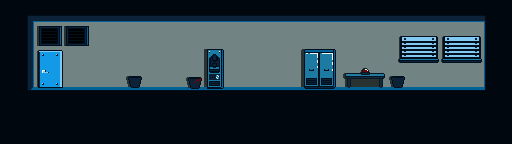

This is a level from a 2D game, rendered from its Tiled map with the project's own tilesets. A one-line summary and the complete map file follow:
An orthogonal 32x9 tile map with 16x16 px tiles, 1 tile layer (ignored) and 25 objects (3x Custom(Solid), 2x Custom(Dustbin), 2x Custom(TableBg), Custom(Scene3Bg), Custom(TableBossShadow), ...).

<map version="1.4" tiledversion="1.4.2" orientation="orthogonal" renderorder="right-down" width="32" height="9" tilewidth="16" tileheight="16" infinite="0" nextlayerid="14" nextobjectid="41">
 <editorsettings>
  <export target="../../resources/levels/scene_3.json" format="ld47-export" />
 </editorsettings>
 <tileset firstgid="1" source="../tsx/scene_3_bg.tsx" />
 <layer id="1" name="ignored" width="32" height="9" locked="1">
  <properties>
   <property name="_ignore" type="bool" value="true" />
  </properties>
  <data encoding="csv">
1,2,3,4,5,6,7,8,9,10,11,12,13,14,15,16,17,18,19,20,21,22,23,24,25,26,27,28,29,30,31,32,
33,34,35,36,37,38,39,40,41,42,43,44,45,46,47,48,49,50,51,52,53,54,55,56,57,58,59,60,61,62,63,64,
65,66,67,68,69,70,71,72,73,74,75,76,77,78,79,80,81,82,83,84,85,86,87,88,89,90,91,92,93,94,95,96,
97,98,99,100,101,102,103,104,105,106,107,108,109,110,111,112,113,114,115,116,117,118,119,120,121,122,123,124,125,126,127,128,
129,130,131,132,133,134,135,136,137,138,139,140,141,142,143,144,145,146,147,148,149,150,151,152,153,154,155,156,157,158,159,160,
161,162,163,164,165,166,167,168,169,170,171,172,173,174,175,176,177,178,179,180,181,182,183,184,185,186,187,188,189,190,191,192,
193,194,195,196,197,198,199,200,201,202,203,204,205,206,207,208,209,210,211,212,213,214,215,216,217,218,219,220,221,222,223,224,
225,226,227,228,229,230,231,232,233,234,235,236,237,238,239,240,241,242,243,244,245,246,247,248,249,250,251,252,253,254,255,256,
257,258,259,260,261,262,263,264,265,266,267,268,269,270,271,272,273,274,275,276,277,278,279,280,281,282,283,284,285,286,287,288
</data>
 </layer>
 <objectgroup id="2" name="bg" visible="0" locked="1">
  <properties>
   <property name="z" type="float" value="-1" />
  </properties>
  <object id="1" type="Custom(Scene3Bg)" x="0" y="0" width="512" height="144" />
 </objectgroup>
 <objectgroup id="5" name="collisions" locked="1">
  <object id="4" type="Custom(Solid)" x="0" y="89" width="512" height="55.125" />
  <object id="5" type="Custom(Solid)" x="0" y="0" width="30" height="96" />
  <object id="6" type="Custom(Solid)" x="485" y="0" width="27" height="96" />
 </objectgroup>
 <objectgroup id="13" name="boss_desk_shadow">
  <properties>
   <property name="z" type="float" value="0" />
  </properties>
  <object id="35" name="Boss Desk Shadow" type="Custom(TableBossShadow)" x="230" y="57" width="68" height="32" />
 </objectgroup>
 <objectgroup id="4" name="objects">
  <properties>
   <property name="z" type="float" value="0.5" />
  </properties>
  <object id="12" name="Dustbin" type="Custom(Dustbin)" x="394" y="72" width="8" height="16" />
  <object id="13" name="Dustbin Bloody" type="Custom(DustbinBloody)" x="191" y="73" width="8" height="16" />
  <object id="14" name="Locker" type="Custom(Locker)" x="308" y="48" width="24" height="41" />
  <object id="15" name="Door" type="Custom(OfficeDoor)" x="38" y="50" width="21" height="38" />
  <object id="17" name="Whiteboard" type="Custom(Whiteboard)" x="339" y="32" width="56" height="32" />
  <object id="20" name="Table BG" type="Custom(TableBg)" x="438" y="41" width="48" height="48" />
  <object id="24" name="Boss Desk Hitbox" type="Custom(BossTableHitbox)" x="298" y="41" width="2" height="48" />
  <object id="29" name="Table BG" type="Custom(TableBg)" x="141" y="41" width="48" height="48" />
  <object id="33" name="Clock" type="Custom(Clock)" x="312" y="27" width="16" height="16" />
  <object id="36" name="Button" type="Custom(Button)" x="359" y="66" width="13" height="10" />
  <object id="37" name="Cofee" type="Custom(CoffeeMaker)" x="212" y="48" width="6" height="41" />
  <object id="40" name="Coworker" type="Custom(Coworker1)" x="96" y="57" width="32" height="32" />
 </objectgroup>
 <objectgroup id="9" name="splooch" visible="0">
  <properties>
   <property name="z" type="float" value="0.6" />
  </properties>
  <object id="32" name="Splooch" type="Custom(BossSplooch)" x="209" y="15" width="110" height="76" />
 </objectgroup>
 <objectgroup id="10" name="charlie_dynamic" visible="0">
  <properties>
   <property name="z" type="float" value="0.7" />
  </properties>
  <object id="28" name="Charlie Dynamic" type="Custom(CharlieDynamic)" x="152" y="41" width="32" height="48" />
 </objectgroup>
 <objectgroup id="8" name="charlie_static">
  <properties>
   <property name="z" type="float" value="0.75" />
  </properties>
  <object id="31" name="Charlie Static" type="Custom(CharlieStatic)" x="152" y="41" width="32" height="48" />
 </objectgroup>
 <objectgroup id="11" name="boss" visible="0">
  <properties>
   <property name="z" type="float" value="0.9" />
  </properties>
  <object id="23" name="Boss" type="Custom(Boss)" x="66" y="23" width="64" height="64" />
 </objectgroup>
 <objectgroup id="12" name="boss_desk" visible="0">
  <properties>
   <property name="z" type="float" value="0.95" />
  </properties>
  <object id="25" name="Boss Desk" type="Custom(TableBoss)" x="230" y="57" width="68" height="32" />
 </objectgroup>
 <objectgroup id="3" name="player">
  <properties>
   <property name="z" type="float" value="1" />
  </properties>
  <object id="3" name="Player" type="Player" x="32" y="38" width="32" height="32" />
 </objectgroup>
 <objectgroup id="6" name="objects_fg">
  <properties>
   <property name="z" type="float" value="1.5" />
  </properties>
  <object id="38" name="Table FG" type="Custom(TableFg)" x="70" y="42" width="48" height="48" />
  <object id="11" name="Dustbin" type="Custom(Dustbin)" x="131" y="72" width="8" height="16" />
 </objectgroup>
</map>
